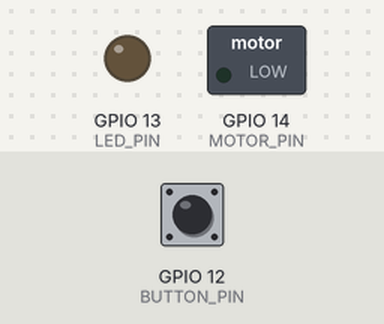
The sketch below on a simulated ESP8266 (NodeMCU). Parts: switched loads named in the sketch (green lamp = pin HIGH), output pins drawn as LEDs (lit = HIGH). The inputs (shaded band) are chosen by the test bench; at power-on: GPIO 12 (BUTTON_PIN) HIGH. WiFi joins after 1.5 s; servers stay silent unless stated; what the sketch prints to the serial monitor is not drawn.

Above: at 2.7 s.
2.8 s: GPIO 12 (BUTTON_PIN) pulled LOW for 0.15 s
At 3.7 s:
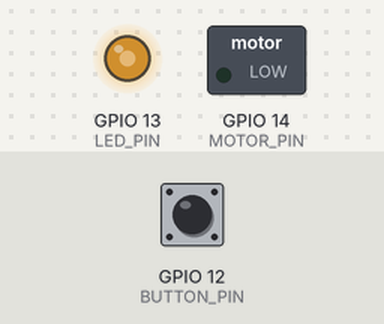
Timing chart, 0 to 5.8 s (numbered marks = the images above; inputs shaded):
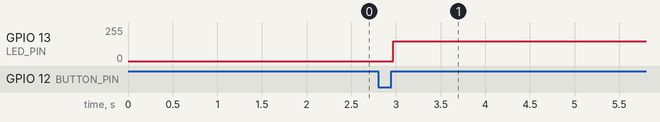

Measured:
- after the input at 2.8 s, GPIO 13 (LED_PIN): 0/255 → 150/255 after 0.17 s

The sketch:

sketch_feb02a.ino
```cpp
#include <ESP8266WiFi.h>

//Set device ID
#define DEVICE_ID 0x01U

const char* lockSSID = "Caps Lock";
const char* ssid = "Pixel";
const char* password = "pixelpixel";

//tracks if lid is open
boolean isOpen;
//flag for button interrupt
boolean isButton = false;

//setup pins
#define BUTTON_PIN 12
#define LED_PIN 13
#define MOTOR_PIN 14

const char* host; //Vlad's phone server


void setup() {
  // put your setup code here, to run once:

  WiFi.begin(ssid, password);

  while (WiFi.status() != WL_CONNECTED) {
    delay(500);
    Serial.print(".");
  }

  //setup button input
  pinMode(BUTTON_PIN, INPUT_PULLUP);
  attachInterrupt(digitalPinToInterrupt(BUTTON_PIN), onPress, CHANGE);

  //setup motor output
  pinMode(MOTOR_PIN, OUTPUT);
  pinMode(LED_PIN, OUTPUT);

}

void onPress(){
  if(digitalRead(BUTTON_PIN))
  {
    isButton = true;
    delay(20);
  }
}

void loop() {
  /*check if button was pressed
   * request unlock
   * if unlock approved drive motor + light LED
   */
   if(isButton)
   {
    analogWrite(LED_PIN, 150);
   }

}
```
